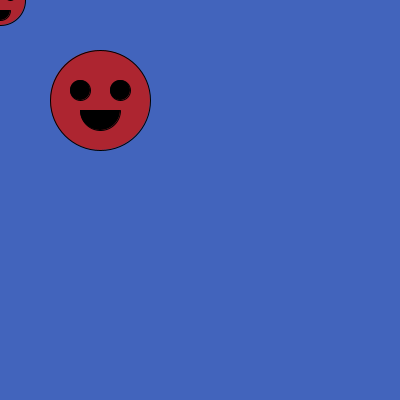
Frame 1 (no input)
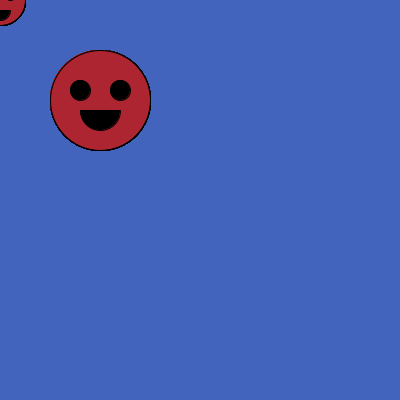
Frame 60 (the mouse pressed at the canvas centre just before this capture)
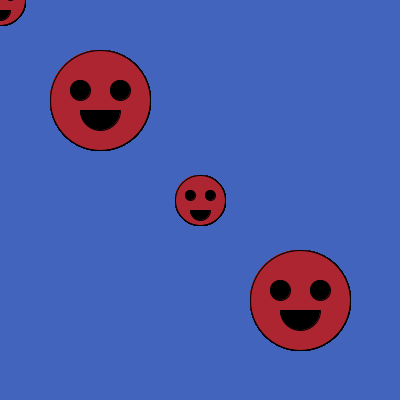
Frame 120 (the mouse held since frame 60 and released just before this capture)

The Processing sketch that drew these frames (run headless with seeded random() and noise(); from frame 60 on, the mouse is pressed at the canvas centre):

// Processing sketch: SmileFunction
// ── SmileFunction.pde
void drawSmile(float x, float y, float size) {
  fill(#AD2530);
  ellipse(x, y, size, size);
  fill(0);
  float eyeSize = size / 5;
  float mouthSize = size / 2.5;
  ellipse(x - size / 5, y - size / 10, eyeSize, eyeSize);
  ellipse(x + size / 5, y - size / 10, eyeSize, eyeSize);
  arc(x, y + 10, mouthSize, mouthSize, 0, PI);
}

void setup() {
  size(400, 400);
  background(#4264BC);
}

void draw() {
  drawSmile(mouseX, mouseY, 50);
  drawSmile(mouseX + 100, mouseY + 100, 100);
}
